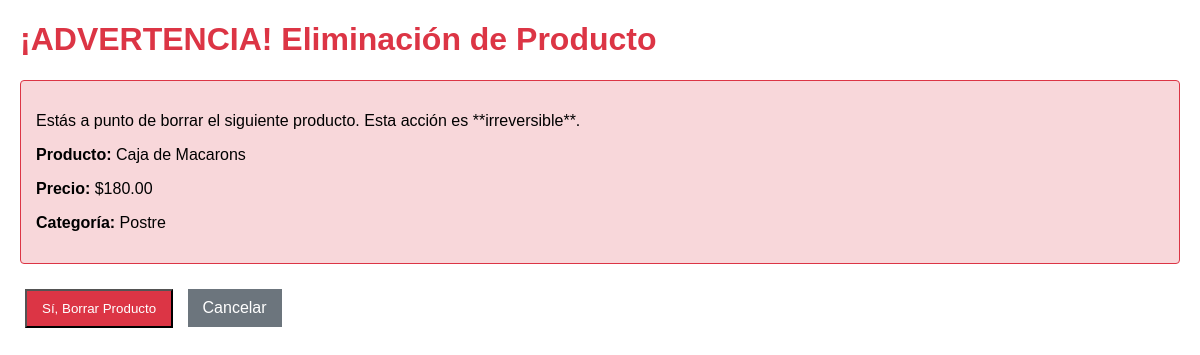
The page /borrar/3/ on the database its author committed.
### app_productos/models.py (models this page shows, shortened)
class Producto(models.Model):
    nombre = models.CharField(max_length=100)
    tipo = models.CharField(max_length=50)
    precio = models.DecimalField(max_digits=10, decimal_places=2)
    stock = models.IntegerField()
    categoria = models.CharField(max_length=50) # Ejemplo: "Pasteles", "Galletas", "Panadería"
    unidad_medida = models.CharField(max_length=10, default='kg') # Por defecto 'kg'
    class Meta:
        verbose_name = "Producto"
        verbose_name_plural = "Productos"

### app_productos/views.py (the view)
# urls.py: path('borrar/<int:id>/', views.borrar_producto, name='borrar_producto'),
def borrar_producto(request, id):
    producto = get_object_or_404(Producto, id=id)
    if request.method == 'POST':
        producto.delete()
        return redirect('productos_inicio')
    return render(request, 'productos/borrar_producto.html', {'producto': producto})

### app_productos/templates/productos/borrar_producto.html (shortened to what this page needs)
<!DOCTYPE html>
<html lang="es">
<head>
</head>
<body>
    <h1>¡ADVERTENCIA! Eliminación de Producto</h1>
    <div class="advertencia">
        <p>Estás a punto de borrar el siguiente producto. Esta acción es **irreversible**.</p>
        <p><strong>Producto:</strong> {{ producto.nombre }}</p>
        <p><strong>Precio:</strong> ${{ producto.precio }}</p>
        <p><strong>Categoría:</strong> {{ producto.categoria }}</p>
    </div>
    <form method="post">
        <button type="submit" class="btn confirmar-borrar">Sí, Borrar Producto</button>
        <a href="{% url 'productos_inicio' %}" class="btn cancelar">Cancelar</a>
    </form>
</body>
</html>

### app_productos/templates/productos/borrar_producto.html (style rules this page uses)
body { font-family: Arial, sans-serif; margin: 20px; }
h1 { color: #DC3545; }
.btn { margin: 5px; padding: 10px 15px; text-decoration: none; color: white; display: inline-block; }
.confirmar-borrar { background-color: #DC3545; }
.cancelar { background-color: #6c757d; }
.advertencia { border: 1px solid #DC3545; padding: 15px; margin-bottom: 20px; background-color: #f8d7da; border-radius: 4px; }

### rows shown on the page
Producto: nombre "Caja de Macarons", precio "180.00", categoria "Postre"
